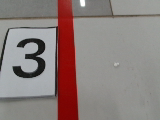
#> input picture crossroad_images/20250715_032408_818.png, 160 x 120 px, given in place of the camera
$ python test_line.py
#> lines starting #> are read from the running program, lines starting #| are printed output that depends on the picture; after the words box and inside, x2 and y2 are one past the last pixel; in counts of white or black regions, pixels touching at a corner belong together
import cv2
import numpy as np
import serial
import time


CAMERA_INDEX = 0
FRAME_WIDTH = 160
FRAME_HEIGHT = 120
SERIAL_PORT = '/dev/ttyUSB0'  # 替换成你的树莓派串口号（如COM3等）
BAUDRATE = 115200

# 红色HSV阈值（你可以根据实际环境调整）
LOWER_RED1 = np.array([0, 100, 100])
UPPER_RED1 = np.array([10, 255, 255])
LOWER_RED2 = np.array([160, 100, 100])
UPPER_RED2 = np.array([179, 255, 255])

def get_red_mask(frame):
    hsv = cv2.cvtColor(frame, cv2.COLOR_BGR2HSV)
    mask1 = cv2.inRange(hsv, LOWER_RED1, UPPER_RED1)
    mask2 = cv2.inRange(hsv, LOWER_RED2, UPPER_RED2)
    mask = cv2.bitwise_or(mask1, mask2)
    return mask

def main():
    cap = cv2.VideoCapture(CAMERA_INDEX)
    cap.set(cv2.CAP_PROP_FRAME_WIDTH, FRAME_WIDTH)
    cap.set(cv2.CAP_PROP_FRAME_HEIGHT, FRAME_HEIGHT)
    ser = serial.Serial('/dev/ttyUSB0', 115200, timeout=0.00)
    print(f"已打开串口 {SERIAL_PORT}，波特率{BAUDRATE}")
    while True:
        ret, frame = cap.read()
#> frame is the input picture: shape (120, 160, 3); mean B, G, R 125.3, 127.7, 140.3
        if not ret:
            print("Camera read failed!")
            continue

        # 只取下方1/3区域分析
        roi_y1 = int(FRAME_HEIGHT * 0.6)
        roi = frame[roi_y1:, :].copy()
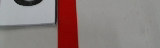
#> roi: shape (48, 160, 3); mean B, G, R 122.7, 125, 139.1

        # 红色掩膜
        mask = get_red_mask(roi)
#> in get_red_mask, `hsv = cv2.cvtColor(frame, cv2.COLOR_BGR2HSV)`: hsv: shape (48, 160, 3); mean H, S, V 39.4, 38.5, 140.8
#> in get_red_mask, `mask1 = cv2.inRange(hsv, LOWER_RED1, UPPER_RED1)`:
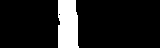
#> mask1: shape (48, 160); 12% white; 1 white region, box (x1, y1, x2, y2) and area: (58, 0, 79, 48) 923
#> in get_red_mask, `mask2 = cv2.inRange(hsv, LOWER_RED2, UPPER_RED2)`:
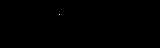
#> mask2: shape (48, 160); 0.01% white in thin lines or dots, all inside (x1, y1, x2, y2) = (59, 14, 60, 15)
#> in get_red_mask, `mask = cv2.bitwise_or(mask1, mask2)`: mask: shape (48, 160); 12% white; 1 white region, box (x1, y1, x2, y2) and area: (58, 0, 79, 48) 924
        mask_color = cv2.merge([mask, mask, mask])

        # 找红线重心
        moments = cv2.moments(mask)
#> moments = moments, m00 235620, centre m10/m00, m01/m00 = (67.37, 24.07)
        line_center = None
        if moments["m00"] > 0:
            cx = int(moments["m10"] / moments["m00"])
#> cx = 67
            offset = cx - FRAME_WIDTH // 2
#> offset = -13

            # 1. 格式化为6位数字。正数前面补+，负数补-
            data_packet = f"{offset:06d}"  # 例如 +00035、-00123
#> data_packet = '-00013'

            ser.write(data_packet.encode('utf-8'))
            cv2.putText(roi, f"Offset: {data_packet}", (10, 30), cv2.FONT_HERSHEY_SIMPLEX, 1, (0,255,0), 2)
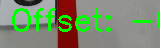
#> roi: shape (48, 160, 3); 11.25% of pixels changed, all inside (x1, y1, x2, y2) = (12, 8, 160, 32)
            time.sleep(0.02)
            if ser.in_waiting:
                recv_data = ser.readline().decode('utf-8', errors='ignore').strip()
                print(f"收到: {recv_data}")
            else:
                print("未收到下位机数据")
        else:
            # 红线丢失时，发送特殊六位数（比如 +99999）
            data_packet = "111111"
            ser.write(data_packet.encode('utf-8'))
            cv2.putText(roi, "111111", (10, 30), cv2.FONT_HERSHEY_SIMPLEX, 1, (0,0,255), 2)
            time.sleep(0.02)
            if ser.in_waiting:
                recv_data = ser.readline().decode('utf-8', errors='ignore').strip()
                print(f"收到: {recv_data}")
            else:
                print("未收到下位机数据")

        # 在主画面上画出ROI区域
        debug_frame = frame.copy()
        cv2.rectangle(debug_frame, (0, roi_y1), (FRAME_WIDTH, FRAME_HEIGHT), (0,255,255), 2)
        # 把处理后的ROI贴回主画面
        debug_frame[roi_y1:, :] = roi
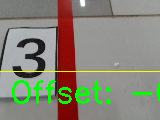
#> debug_frame: shape (120, 160, 3); mean B, G, R 118.8, 134.7, 134.8

        cv2.imshow("Debug Line Follower", debug_frame)
        cv2.imshow("Red Mask", mask)

        key = cv2.waitKey(10)
#> (key Esc is pressed here)
        if key == 27:  # ESC退出
            break

    cap.release()
    cv2.destroyAllWindows()

if __name__ == "__main__":
    main()

$ run again, on crossroad_images/20250715_032409_018.png
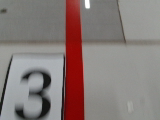
#> input picture crossroad_images/20250715_032409_018.png, 160 x 120 px, given in place of the camera
#> in main, frame is the input picture: shape (120, 160, 3); mean B, G, R 121, 123.3, 135.4
#> hsv: shape (48, 160, 3); mean H, S, V 51.6, 38.2, 136.1
#> in get_red_mask, `mask1 = cv2.inRange(hsv, LOWER_RED1, UPPER_RED1)`:
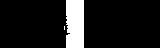
#> mask1: shape (48, 160); 11% white; 2 white regions (1 under 20 px), largest, box (x1, y1, x2, y2) and area: (66, 0, 84, 48) 844
#> mask2: shape (48, 160); 0.18% white in thin lines or dots, all inside (x1, y1, x2, y2) = (64, 16, 70, 35)
#> mask: shape (48, 160); 11.2% white; 2 white regions (1 under 20 px), largest, box (x1, y1, x2, y2) and area: (66, 0, 84, 48) 856
#> moments = moments, m00 219810, centre m10/m00, m01/m00 = (74.51, 23.49)
#> cx = 74
#> offset = -6
#> data_packet = '-00006'
#> in main, `debug_frame[roi_y1:, :] = roi`:
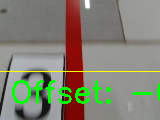
#> debug_frame: shape (120, 160, 3); mean B, G, R 114.7, 130.6, 130.3

$ run again, on crossroad_images/20250715_032409_282.png
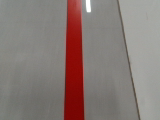
#> input picture crossroad_images/20250715_032409_282.png, 160 x 120 px, given in place of the camera
#> in main, frame is the input picture: shape (120, 160, 3); mean B, G, R 118.6, 122.6, 135.8
#> hsv: shape (48, 160, 3); mean H, S, V 22.2, 40.3, 127.1
#> in get_red_mask, `mask1 = cv2.inRange(hsv, LOWER_RED1, UPPER_RED1)`:
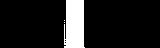
#> mask1: shape (48, 160); 11.7% white; 3 white regions (2 under 20 px), largest, box (x1, y1, x2, y2) and area: (64, 0, 85, 48) 894
#> mask2: shape (48, 160); 0.05% white in thin lines or dots, all inside (x1, y1, x2, y2) = (64, 23, 66, 46)
#> mask: shape (48, 160); 11.7% white; 2 white regions (1 under 20 px), largest, box (x1, y1, x2, y2) and area: (64, 0, 85, 48) 899
#> moments = moments, m00 229500, centre m10/m00, m01/m00 = (74.11, 24.02)
#> cx = 74
#> offset = -6
#> data_packet = '-00006'
#> in main, `debug_frame[roi_y1:, :] = roi`:
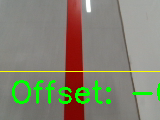
#> debug_frame: shape (120, 160, 3); mean B, G, R 113.2, 130.6, 131.2
